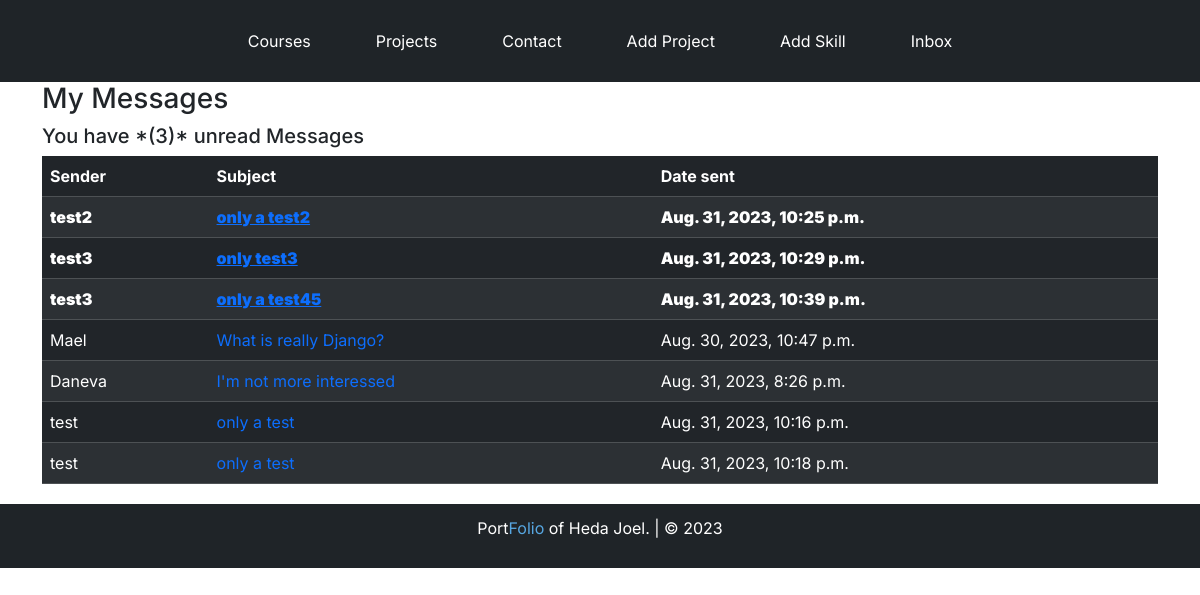
The app's page /inbox/, older data.
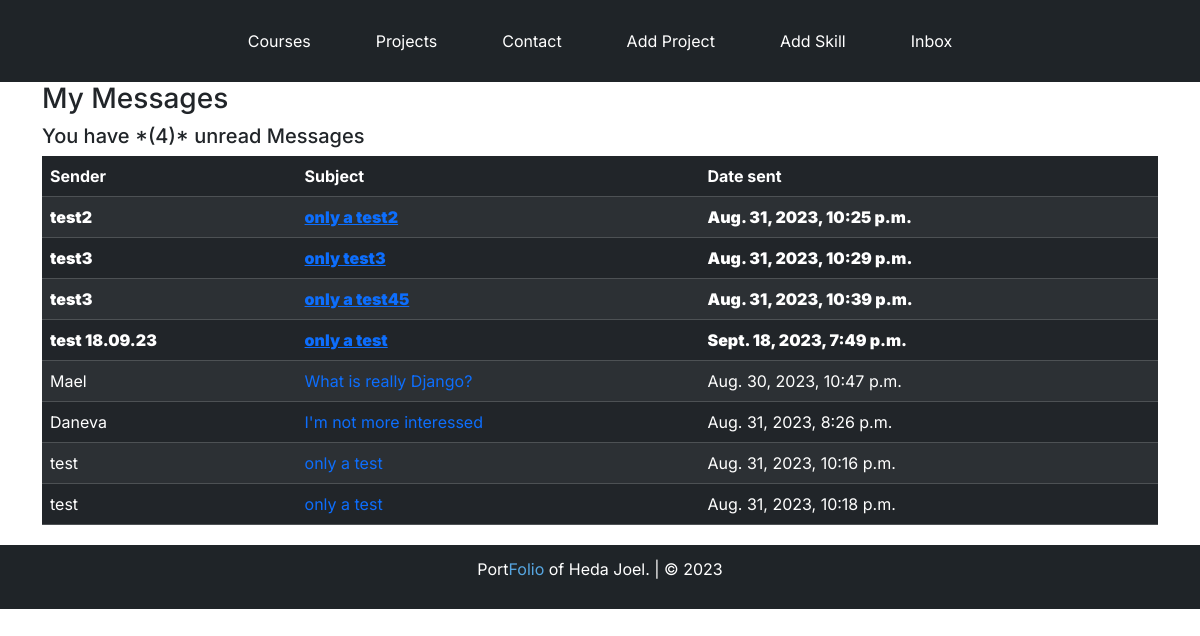
The same page, newer data.
### base/models.py (models this page shows, shortened)
class Message(models.Model):
    name = models.CharField(max_length=200,null=True)
    email = models.CharField(max_length=200,null=True)
    subject = models.CharField(max_length=200,null=True)
    body = models.TextField()
    is_read = models.BooleanField(default=False)
    created = models.DateTimeField(auto_now_add=True)
    id = models.UUIDField(default=uuid.uuid4, unique=True, primary_key=True, editable=False)

### base/views.py (the view)
# urls.py: path('inbox/', views.inboxPage, name="inbox"),
def inboxPage(request):
    message = Message.objects.all().order_by('is_read')
    unreadCount = Message.objects.filter(is_read=False).count()
    context = {'inbox': message, 'unreadcount': unreadCount}
    return render(request, 'base/inbox.html', context)

### base/templates/base/inbox.html
{% extends 'base/main.html' %}
{% load static %}
{% block content %}
    <div class="container">
    <h3>My Messages</h3>
    <h5>You have *({{ unreadcount }})* unread Messages</h5>
    <table class="table table-dark table-striped">
        <thead>
            <tr>
                <th>Sender</th>
                <th>Subject</th>
                <th>Date sent</th>
            </tr>
        </thead>
        <tbody>
            {% for message in inbox %}
                {% if message.is_read %}
                <tr>
                {% else %}
                <tr style="font-weight: 900">
                {% endif %}
                    <td>{{ message.name }}</td>
            <td><a href="{% url 'message' message.id %}"{% if message.is_read %} style="text-decoration: none"{% endif %}>{{ message.subject }}</a></td>
                    <td>{{ message.created }}</td>
                </tr>
            {% endfor %}
        </tbody>
    </table>
    </div>
{% endblock %}

Row changes from the older to the newer data that the page shows:
added Message: name "test 18.09.23", subject "only a test", created "Sept. 18, 2023, 7:49 p.m.", is_read False (drawn)
Text that changed along with them:
{{ unreadcount }}: "3" → "4"
